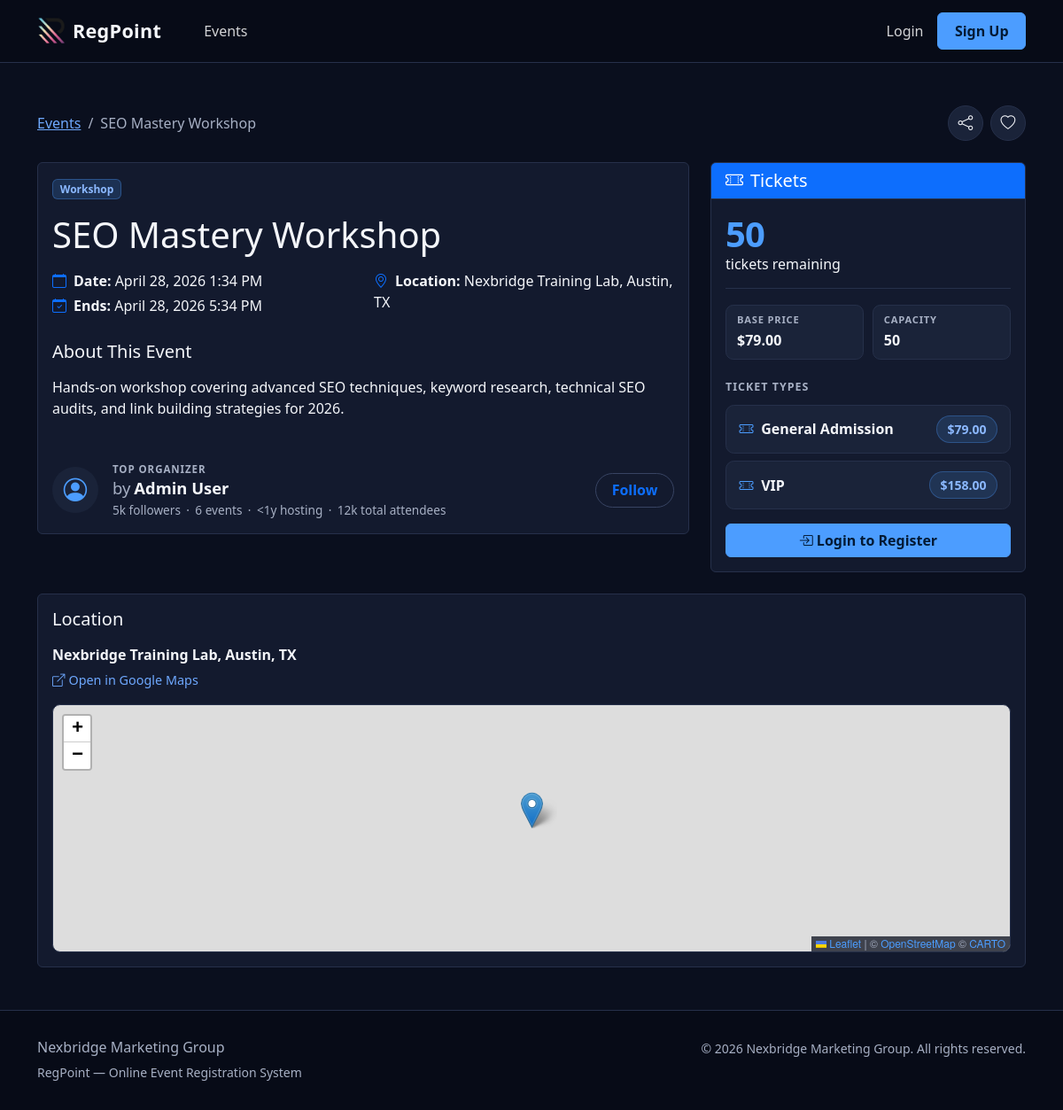
The page /events/seo-mastery-workshop/ on the database its author committed.
### events/models.py (models this page shows, shortened)
class Event(models.Model):
    title = models.CharField(max_length=200)
    slug = models.SlugField(max_length=200, unique=True)
    description = models.TextField()
    category = models.ForeignKey(
        EventCategory,
        on_delete=models.SET_NULL,
        null=True,
        blank=True,
        related_name="events",
    )
    date = models.DateTimeField()
    end_date = models.DateTimeField(null=True, blank=True)
    location = models.CharField(max_length=300)
    capacity = models.PositiveIntegerField()
    price = models.DecimalField(max_digits=10, decimal_places=2, default=0)
    created_by = models.ForeignKey(
        settings.AUTH_USER_MODEL,
        on_delete=models.CASCADE,
        related_name="created_events",
    )
    created_at = models.DateTimeField(auto_now_add=True)
    updated_at = models.DateTimeField(auto_now=True)
    is_active = models.BooleanField(default=True)
    class Meta:
        ordering = ["date"]
    @property
    def tickets_sold(self):
        return sum(
            r.quantity
            for r in self.registrations.filter(status__in=["confirmed", "pending"])
        )
    @property
    def tickets_remaining(self):
        return max(0, self.capacity - self.tickets_sold)
    @property
    def is_sold_out(self):
        return self.tickets_remaining <= 0

class EventCategory(models.Model):
    name = models.CharField(max_length=100, unique=True)
    slug = models.SlugField(max_length=100, unique=True)
    class Meta:
        verbose_name_plural = "Event Categories"
        ordering = ["name"]

class TicketType(models.Model):
    event = models.ForeignKey(
        Event, on_delete=models.CASCADE, related_name="ticket_types"
    )
    name = models.CharField(max_length=100)
    price = models.DecimalField(max_digits=10, decimal_places=2)
    quantity_available = models.PositiveIntegerField()

### events/views.py (the view)
# urls.py: path("events/<slug:slug>/", views.event_detail, name="event_detail"),
def event_detail(request, slug):
    event = get_object_or_404(
        Event.objects.select_related("category", "created_by").prefetch_related(
            "ticket_types"
        ),
        slug=slug,
    )
    registration_form = None
    user_registration = None
    if request.user.is_authenticated:
        user_registration = Registration.objects.filter(
            user=request.user, event=event
        ).exclude(status="cancelled").first()
        if not user_registration and event.is_upcoming and not event.is_sold_out:
            registration_form = RegistrationForm(event=event)
    context = {
        "event": event,
        "registration_form": registration_form,
        "user_registration": user_registration,
    }
    return render(request, "events/event_detail.html", context)

### events/templates/events/event_detail.html (shortened to what this page needs)
{% extends "events/base.html" %}
{% block extra_css %}
<link rel="stylesheet" href="https://unpkg.com/leaflet@1.9.4/dist/leaflet.css"
>
{% endblock %}
{% block content %}
<div class="container py-5">
    <div class="d-flex justify-content-between align-items-center mb-4 flex-wrap gap-2">
        <nav aria-label="breadcrumb">
            <ol class="breadcrumb mb-0">
                <li class="breadcrumb-item"><a href="{% url 'event_list' %}">Events</a></li>
                <li class="breadcrumb-item active">{{ event.title }}</li>
            </ol>
        </nav>
        <div class="event-actions">
            <button type="button" class="event-action-btn" id="share-btn"
                    aria-label="Share this event" title="Share">
                <i class="bi bi-share" aria-hidden="true"></i>
            </button>
            <button type="button" class="event-action-btn" id="favorite-btn"
                    data-slug="{{ event.slug }}"
                    aria-label="Save to favorites" aria-pressed="false" title="Favorite">
                <i class="bi bi-heart" aria-hidden="true"></i>
            </button>
        </div>
    </div>
    <div class="row">
        <div class="col-lg-8">
            <div id="event-info-card" class="card mb-4">
                <div class="card-body">
                    {% if event.category %}
                    <span class="badge bg-primary mb-3">{{ event.category.name }}</span>
                    {% endif %}
                    <h1 class="mb-3">{{ event.title }}</h1>
                    <div class="row mb-4">
                        <div class="col-sm-6">
                            <p class="mb-1"><i class="bi bi-calendar me-2 text-primary"></i><strong>Date:</strong> {{ event.date|date:"F d, Y g:i A" }}</p>
                            {% if event.end_date %}
                            <p class="mb-1"><i class="bi bi-calendar-check me-2 text-primary"></i><strong>Ends:</strong> {{ event.end_date|date:"F d, Y g:i A" }}</p>
                            {% endif %}
                        </div>
                        <div class="col-sm-6">
                            <p class="mb-1"><i class="bi bi-geo-alt me-2 text-primary"></i><strong>Location:</strong> {{ event.location }}</p>
                        </div>
                    </div>
                    <h5>About This Event</h5>
                    <p>{{ event.description|linebreaks }}</p>
                    <div class="organizer-strip">
                        <div class="organizer-avatar" aria-hidden="true">
                            {% if event.created_by.profile.avatar %}
                            <img src="{{ event.created_by.profile.avatar.url }}" alt="">
                            {% else %}
                            <i class="bi bi-person-circle"></i>
                            {% endif %}
                        </div>
                        <div class="organizer-info">
                            <div class="organizer-label">Top Organizer</div>
                            <div class="organizer-name">
                                <span class="organizer-by">by</span>{{ event.created_by.get_full_name|default:event.created_by.username }}
                            </div>
                            <div class="organizer-meta">
                                <span class="organizer-followers" data-username="{{ event.created_by.username }}">&nbsp;</span>
                                <span aria-hidden="true">&middot;</span>
                                <span>{{ event.created_by.created_events.count }} event{{ event.created_by.created_events.count|pluralize }}</span>
                                <span aria-hidden="true">&middot;</span>
                                <span class="organizer-hosting" data-joined="{{ event.created_by.date_joined|date:'Y-m-d' }}">&nbsp;</span>
                                <span aria-hidden="true">&middot;</span>
                                <span class="organizer-attendees" data-username="{{ event.created_by.username }}">&nbsp;</span>
                            </div>
                        </div>
                        <button type="button"
                                class="btn btn-outline-primary organizer-follow-btn"
                                data-username="{{ event.created_by.username }}"
                                aria-pressed="false">
                            <span class="follow-label">Follow</span>
                        </button>
                    </div>
                </div>
            </div>
        </div>
        <div class="col-lg-4">
            <div id="ticket-card" class="card mb-4">
                <div class="card-header bg-primary text-white">
                    <h5 class="mb-0"><i class="bi bi-ticket-perforated me-2"></i>Tickets</h5>
                </div>
                <div class="card-body d-flex flex-column">
                    <div class="ticket-availability">
                        {% if event.is_sold_out %}
                        <span class="ticket-avail-num is-sold-out">0</span>
                        <span class="ticket-avail-lbl">tickets remaining &middot; <span class="text-danger">Sold out</span></span>
                        {% else %}
                        <span class="ticket-avail-num">{{ event.tickets_remaining }}</span>
                        <span class="ticket-avail-lbl">tickets remaining</span>
                        {% endif %}
                    </div>
                    <div class="ticket-meta">
                        <div class="ticket-meta-item">
                            <span class="ticket-meta-lbl">Base price</span>
                            <span class="ticket-meta-val">${{ event.price }}</span>
                        </div>
                        <div class="ticket-meta-item">
                            <span class="ticket-meta-lbl">Capacity</span>
                            <span class="ticket-meta-val">{{ event.capacity }}</span>
                        </div>
                    </div>
                    {% if event.ticket_types.all %}
                    <h6 class="ticket-types-heading">Ticket Types</h6>
                    <ul class="ticket-type-list">
                        {% for tt in event.ticket_types.all %}
                        <li class="ticket-type-row">
                            <span class="ticket-type-name">
                                <i class="bi bi-ticket-perforated" aria-hidden="true"></i>{{ tt.name }}
                            </span>
                            <span class="ticket-type-price">${{ tt.price }}</span>
                        </li>
                        {% endfor %}
                    </ul>
                    {% endif %}
                    <div class="ticket-cta mt-auto">
                    {% if user_registration %}
                    <div class="alert alert-success mb-0">
                        <i class="bi bi-check-circle me-2"></i>
                        You're registered!<br>
                        <small>Code: <strong>{{ user_registration.confirmation_code }}</strong></small><br>
                        <a href="{% url 'registration_detail' user_registration.confirmation_code %}" class="btn btn-sm btn-outline-success mt-2">View Registration</a>
                    </div>
                    {% elif not user.is_authenticated %}
                    <a href="{% url 'account_login' %}?next={{ request.path }}" class="btn btn-accent w-100">
                        <i class="bi bi-box-arrow-in-right me-1"></i>Login to Register
                    </a>
                    {% elif not event.is_upcoming %}
                    <div class="alert alert-secondary mb-0">This event has already passed.</div>
                    {% endif %}
                    </div>
                </div>
            </div>
        </div>
    </div>
    <div class="card">
        <div class="card-body">
            <h5 class="card-title mb-3">Location</h5>
            <div class="fw-semibold mb-1">{{ event.location }}</div>
            <a class="map-link text-decoration-none"
               href="https://www.google.com/maps/search/?api=1&amp;query={{ event.location|urlencode }}"
               target="_blank" rel="noopener">
                <i class="bi bi-box-arrow-up-right me-1" aria-hidden="true"></i>Open in Google Maps
            </a>
            <div id="event-map"
                 class="event-map mt-3"
                 data-slug="{{ event.slug }}"
                 aria-label="Map of the event location"></div>
        </div>
    </div>
</div>
{% endblock %}

### events/templates/events/base.html (style rules this page uses)
:root { --nb-bg: #0a0f1e; --nb-bg-elevated: #0d1324; --nb-surface: #131a2e; --nb-surface-2: #1a2339; --nb-border: #26304a; --nb-border-strong:#384463; --nb-text: #f4f6fa; --nb-text-muted: #a7b0c4; --nb-text-subtle: #7a8399; --nb-primary: #4c9dff; --nb-accent: #4c9dff; --nb-accent-hover: #6aafff; --nb-focus-ring: #9ec5ff; --nb-dark: #070b17; --bs-body-bg: #0a0f1e; --bs-body-color: #f4f6fa; --bs-border-color: #26304a; --bs-secondary-color: #a7b0c4; --bs-tertiary-bg: #131a2e; --bs-emphasis-color: #f4f6fa; }
body { min-height: 100vh; display: flex; flex-direction: column; font-size: 1rem; background: var(--nb-bg); color: var(--nb-text); }
.btn-accent { background-color: var(--nb-accent); border-color: var(--nb-accent); color: #031a35; font-weight: 600; }
.btn-outline-primary, .btn-outline-secondary, .btn-outline-danger, .btn-outline-dark { border-color: var(--nb-border-strong); }
.card { background: var(--nb-surface); border: 1px solid var(--nb-border); color: var(--nb-text); }
.card-header { background: var(--nb-surface-2); border-bottom-color: var(--nb-border); }
.badge.bg-primary { background: rgba(76,157,255,.18) !important; color: #8bb8ff !important; border: 1px solid rgba(76,157,255,.32); }

### rows shown on the page
Event: title "SEO Mastery Workshop", category.name "Workshop", date "April 28, 2026 1:34 PM", end_date "April 28, 2026 5:34 PM", location "Nexbridge Training Lab, Austin, TX", description "Hands-on workshop covering advanced SEO techniques, keyword research, technical SEO audits, and link building strategies for 2026.", created_by.get_full_name "Admin User", created_by.created_events.count "6", tickets_remaining "50", price "79.00", capacity "50"
TicketType: name "General Admission", price "79.00"
TicketType: name "VIP", price "158.00"
